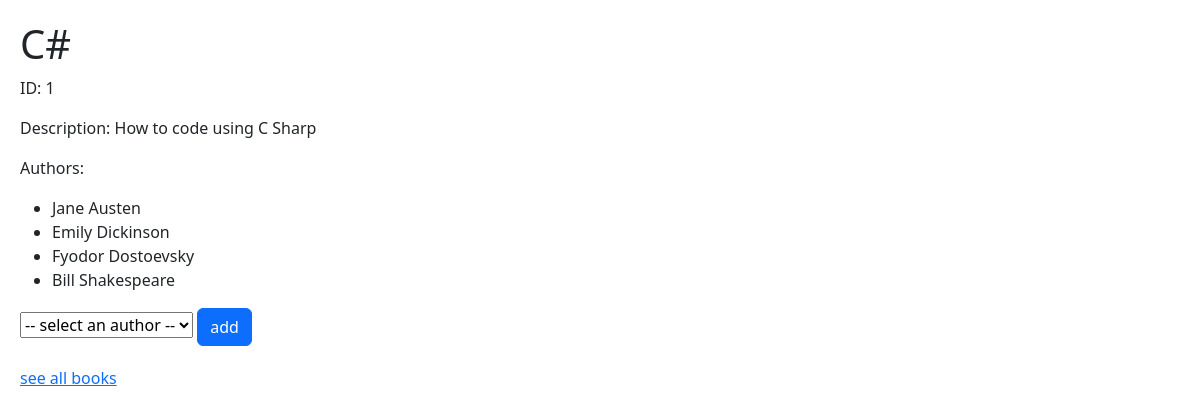
Screenshot of /view/1 with the database file from the repository.
### books_authors_app/models.py (models this page shows)
class Book(models.Model):
    title = models.CharField(max_length=255)
    desc = models.TextField()
    created_at = models.DateTimeField(auto_now_add=True)
    updated_at = models.DateTimeField(auto_now=True)

class Author(models.Model):
    first_name = models.CharField(max_length=255)
    last_name = models.CharField(max_length=255)
    books = models.ManyToManyField(Book, related_name="authors")
    notes = models.TextField()
    created_at = models.DateTimeField(auto_now_add=True)
    updated_at = models.DateTimeField(auto_now=True)

### books_authors_app/views.py (the view)
# urls.py: path('view/<int:book_id>', views.view_book),
def view_book(request, book_id):
    context = {
        "book": Book.objects.get(id=book_id),
        "all_authors": Author.objects.all()
    }
    return render(request, 'view.html', context)

### books_authors_app/templates/view.html (shortened to what this page needs)
<!DOCTYPE html>
<html lang="en">
<head>
    {% load static %}
    <link rel="stylesheet" href="{% static 'css/view.css' %}">
    <link href="https://cdn.jsdelivr.net/npm/bootstrap@5.3.1/dist/css/bootstrap.min.css" rel="stylesheet">
</head>
<body>
    <h1>{{book.title}}</h1>
    <p>ID: {{book.id}}</p>
    <p>Description: {{book.desc}}</p>
    <p>Authors:</p>
    <ul>
        {% for author in book.authors.all %}
        <li>{{author.first_name}} {{author.last_name}}</li>
        {% endfor %}
    </ul>
    <form action="/add_author_to_book/{{book.id}}" method="post">
        <select name="author" id="author">
            <option disabled selected value> -- select an author -- </option>
        </select>
        <input type="submit" value="add" class="btn btn-primary">
    </form>
    <div class="link">
        <a href="/">see all books</a>
    </div>
</body>
</html>

### books_authors_app/static/css/view.css (style rules this page uses)
body { padding: 20px; }
.link { margin-top: 20px; }

### rows the page displays
Book: title "C#", id "1", desc "How to code using C Sharp"
Author: first_name "Jane", last_name "Austen"
Author: first_name "Emily", last_name "Dickinson"
Author: first_name "Fyodor", last_name "Dostoevsky"
Author: first_name "Bill", last_name "Shakespeare"
